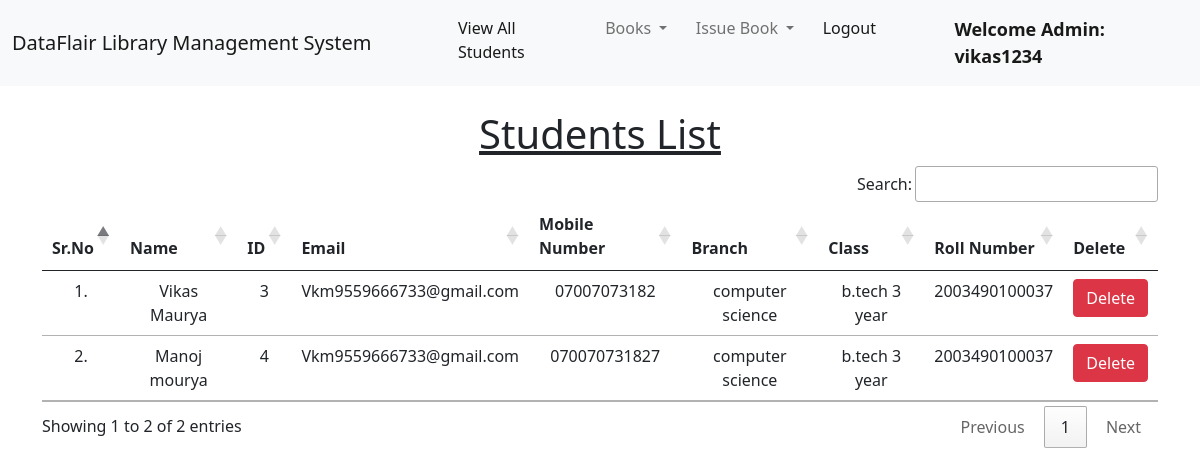
Page /view_students/ (signed in) on the committed database.
### LibraryManagementSystemapp/models.py (models this page shows, shortened)
class Student(models.Model):
    user = models.OneToOneField(User, on_delete=models.CASCADE)
    classroom = models.CharField(max_length=10)
    branch = models.CharField(max_length=10)
    roll_no = models.CharField(max_length=3, blank=True)
    phone = models.CharField(max_length=10, blank=True)
    image = models.ImageField(upload_to="", blank=True)

### LibraryManagementSystemapp/views.py (the view)
# urls.py: path("view_students/", views.view_students, name="view_students"),
@login_required(login_url = '/admin_login')
def view_students(request):
    students = Student.objects.all()
    return render(request, "view_students.html", {'students':students})

### LibraryManagementSystemapp/templates/view_students.html (shortened to what this page needs)
{% extends 'admin_navbar.html' %}
{% load static %}
{% block body %}
<div class="container mt-4">
    <h1 class="text-center"><u>Students List</u></h1>
    <table class="table table-hover" id="example">
        <thead>
            <tr class="text-center">
                <th>Sr.No</th>
                <th>Name</th>
                <th>ID</th>
                <th>Email</th>
                <th>Mobile Number</th>
                <th>Branch</th>
                <th>Class</th>
                <th>Roll Number</th>
                <th>Delete</th>
            </tr>
        </thead>
        <tbody>
            {% for student in students %}
            <tr class="text-center">
                <td>{{forloop.counter}}.</td>
                <td>{{student.user.get_full_name}}</td>
                <td>{{student.user.id}}</td>
                <td>{{student.user.email}}</td>
                <td>{{student.phone}}</td>
                <td>{{student.branch}}</td>
                <td>{{student.classroom}}</td>
                <td>{{student.roll_no}}</td>
                <td><a href="/delete_student/{{student.id}}/" class="btn btn-danger" onclick="return confirm('Are you sure you want to delete this student?')">Delete</a></td>
            </tr>
            {% endfor %}
        </tbody>
    </table>
    </div>
{% endblock %}

### LibraryManagementSystemapp/templates/admin_navbar.html (shortened to what this page needs)
<!doctype html>
<html lang="en">
  <head>
    <link href="https://cdn.jsdelivr.net/npm/bootstrap@5.1.0/dist/css/bootstrap.min.css" rel="stylesheet">
    <link rel="stylesheet" href="https://cdn.datatables.net/1.10.25/css/jquery.dataTables.min.css">
    <link rel="stylesheet" href="https://cdn.datatables.net/buttons/1.7.1/css/buttons.dataTables.min.css">
  </head>
  <body>
    <nav class="navbar navbar-expand-lg navbar-light bg-light">
        <div class="container-fluid">
          <a class="navbar-brand" href="#">DataFlair Library Management System</a>
          <div class="collapse navbar-collapse" id="navbarSupportedContent">
            <ul class="navbar-nav me-auto mb-2 mb-lg-0">
              <li class="nav-item">
                <a class="nav-link active" aria-current="page" href="/view_students/">View All Students</a>
              </li>
              <li class="nav-item dropdown">
                <a class="nav-link dropdown-toggle" href="#" id="navbarDropdown" role="button" data-bs-toggle="dropdown" aria-expanded="false">
                  Books
                </a>
              </li>
              <li class="nav-item dropdown">
                <a class="nav-link dropdown-toggle" href="#" id="navbarDropdown" role="button" data-bs-toggle="dropdown" aria-expanded="false">
                  Issue Book
                </a>
              </li>
              <li class="nav-item">
                <a class="nav-link active" aria-current="page" href="/logout/">Logout</a>
              </li>
              <li class="nav-item">
                <a style="font-weight:600; font-family:'Segoe UI', Tahoma, Geneva, Verdana, sans-serif; font-size: large;" class="nav-link active" href="#">Welcome Admin: {{request.user}}</a>
              </li>
            </ul>
          </div>
        </div>
      </nav>
      {% block body %}
      {% endblock %}
  </body>
</html>

### rows in the picture
Student: user.get_full_name "Vikas Maurya", user.id "3", user.email "Vkm9559666733@gmail.com", phone "07007073182", branch "computer science", classroom "b.tech 3 year", roll_no "2003490100037"
Student: user.get_full_name "Manoj mourya", user.id "4", user.email "Vkm9559666733@gmail.com", phone "070070731827", branch "computer science", classroom "b.tech 3 year", roll_no "2003490100037"

### other values in the picture
{{ request.user }} "vikas1234"
